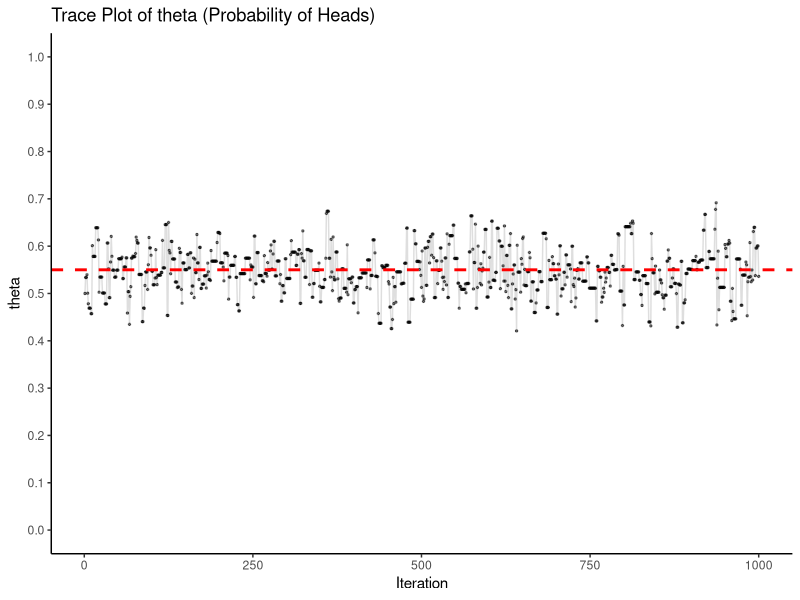

Generate this figure with R:
## ---- chunk 1
# Prior: Beta(1,1), Likelihood: Binomial(100, theta)
# Posterior: Beta(1 + 55, 1 + 45) = Beta(56, 46)
analytical_mean <- 56 / (56 + 46)
analytical_sd <- sqrt((56 * 46) / ((56 + 46)^2 * (56 + 46 + 1)))

## ---- chunk 2
library(tidyverse)

# Metropolis Algorithm for Coin Flip
# 100 flips: 55 heads, 45 tails
# Prior: Beta(1,1)

# Define observed data
n_flips <- 100      # Total number of coin flips
n_heads <- 55       # Observed number of heads
n_tails <- 45       # Observed number of tails (or n_flips - n_heads)

# Define parameters for Metropolis algorithm
n_iterations <- 1000  # Number of MCMC iterations
starting_theta <- 0.5
proposal_sd <- 0.1

# Define the prior distribution (Beta distribution)
# Beta(1,1) is uniform over [0,1], so density is 1 for all valid thetas
prior_density <- function(theta) {
  if (theta < 0 || theta > 1) return(0)  # Prior is 0 outside [0,1]
  dbeta(theta, 1, 1)  # Beta(1,1) 
}

# Define the likelihood function (binomial probability)
likelihood_density <- function(theta) {
  # Binomial likelihood: P(data|theta) = theta^{heads} * (1-theta)^{tails}
  dbinom(n_heads, size = n_flips, prob = theta)
}

# Define the posterior density (up to proportionality constant)
posterior_density <- function(theta) {
  prior_density(theta) * likelihood(theta)  # Prior * Likelihood
}
## ---- chunk 3
# store the positions
chain_theta <- numeric(n_iterations)
prior_values <- numeric(n_iterations)
likelihood_values <- numeric(n_iterations)
posterior_values <- numeric(n_iterations)
acceptance_ratios <- numeric(n_iterations - 1)

# Calculate values for initial position
chain_theta[1] <- starting_theta
prior_values[1] <- prior_density(chain_theta[1])
likelihood_values[1] <- likelihood_density(chain_theta[1])
posterior_values[1] <- prior_values[1] * likelihood_values[1]  # Unnormalized posterior
## ---- chunk 4
# Metropolis algorithm main loop
for (i in 2:n_iterations) {
  current_theta <- chain_theta[i-1]
  
  # 1. Propose a new candidate value
  # random walk
  proposed_theta <- rnorm(1, mean = current_theta, sd = proposal_sd)
  if (proposed_theta < 0) {proposed_theta <- 1/(-proposed_theta)}
  if (proposed_theta > 1) {proposed_theta <- 1/proposed_theta}
  proposed_theta <- max(0.001, min(0.999, proposed_theta))

  # 2. Calculate acceptance ratio
  # Ratio of posterior densities: P(proposed)/P(current)
  # Calculate posterior for CURRENT state
  prior_current <- prior_density(current_theta)
  likelihood_current <- likelihood_density(current_theta)
  posterior_current <- prior_current * likelihood_current  # Unnormalized
    
  # Calculate posterior for PROPOSED state
  prior_proposed <- prior_density(proposed_theta)
  likelihood_proposed <- likelihood_density(proposed_theta)
  posterior_proposed <- prior_proposed * likelihood_proposed  # Unnormalized
  
  acceptance_ratio <- posterior_proposed / posterior_current
  acceptance_prob <- min(1, acceptance_ratio)
  
  # Store the computed values
  prior_values[i-1] <- prior_current
  likelihood_values[i-1] <- likelihood_current
  posterior_values[i-1] <- posterior_current
  acceptance_ratios[i-1] <- acceptance_prob

  # 3. Accept or reject the proposal
  if (runif(1) < acceptance_ratio) {
    chain_theta[i] <- proposed_theta
    current_theta <- proposed_theta  # Accept proposal
  } else {
    chain_theta[i] <- current_theta
  }
}
## ---- chunk 5
# summarize 
prior_values[n_iterations] <- prior_density(chain_theta[n_iterations])
likelihood_values[n_iterations] <- likelihood_density(chain_theta[n_iterations])
posterior_values[n_iterations] <- prior_values[n_iterations] * likelihood_values[n_iterations]

summary(posterior_values)

trace_df <- data.frame(
  iteration = 1:n_iterations,
  theta = chain_theta
)

p_trace <- ggplot(trace_df, aes(x = iteration, y = theta)) +
  geom_line(alpha = 0.5, color = "gray") +
  geom_point(size = 0.5, alpha = 0.5) +
  geom_hline(yintercept = n_heads/n_flips, color = "red", linetype = "dashed", size = 1) +
  # scale_color_manual(values = c("FALSE" = "red", "TRUE" = "green"), 
  #                    na.value = "black", name = "Accepted") +
  theme_classic() +
  labs(title = "Trace Plot of theta (Probability of Heads)",
       # subtitle = paste("Red dashed line: Observed proportion =", round(n_heads/n_flips, 3)),
       x = "Iteration",
       y = "theta") +
  scale_y_continuous(limits = c(0, 1), breaks = seq(0, 1, 0.1)) +
  theme(legend.position = "bottom")
p_trace

